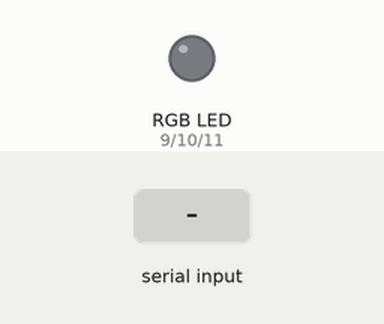
The sketch below on a simulated Arduino Uno, built with avr-gcc and run on an emulated ATmega328P. Shown: an RGB LED mixed from three pins (HIGH = lit). The test bench sets the inputs (shaded band).

Above: at 1.2 s.
1.3 s: "red" received over Serial
At 3.7 s:
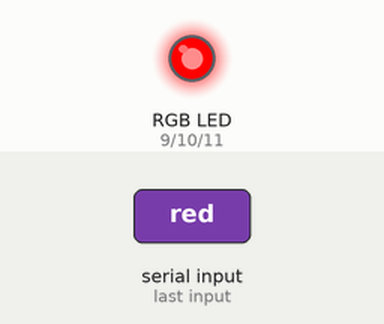
Timing chart, 0 to 5.2 s (numbered marks = the images above; inputs shaded):
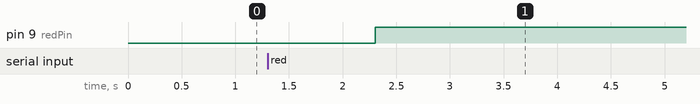

Measured:
- after the input at 1.3 s, pin 9 (redPin): LOW → HIGH after 1.0 s

The sketch:

rgb_if_else.ino
```cpp
// CONCEPT CODE: learning the use of if-else for specific color in the rgb led
int redPin=9;
int greenPin=10;
int bluePin=11;
String setColor;

void setup() {
  // put your setup code here, to run once:
  pinMode(redPin,OUTPUT);
  pinMode(greenPin,OUTPUT);
  pinMode(bluePin,OUTPUT);

  Serial.begin(9600);
}

void loop() {
  // put your main code here, to run repeatedly:


  setColor=Serial.readString();// setColr="red"as an example that to be enterd on serial monitor

  if(setColor=="red"){
  analogWrite(redPin,255);
  analogWrite(greenPin,0);
  analogWrite(bluePin,0);

  }

}
```
